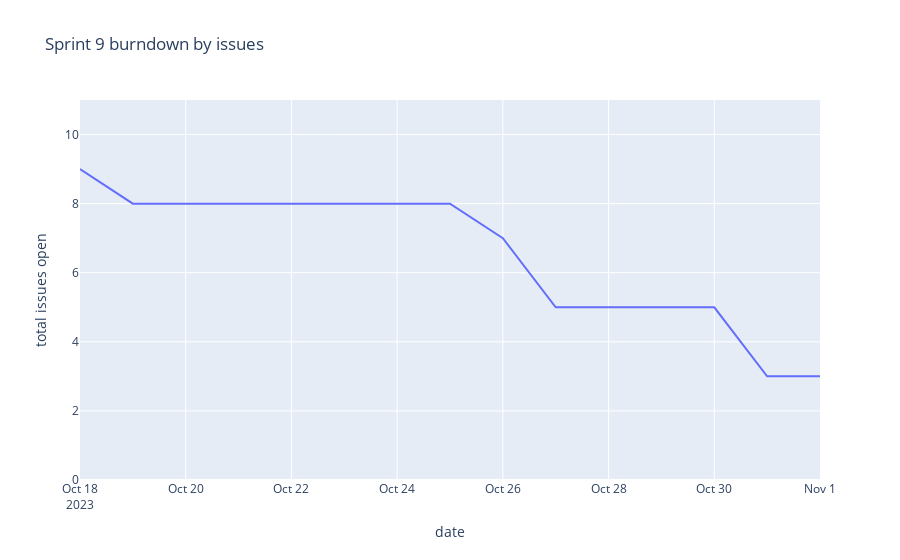

Notebook source saved alongside this figure:
### Code cell
burndown = SprintBurndown(sprint_data, "Sprint 9", unit=Unit.issues)
burndown.plot_results()

### Figure 1 — Plotly figure (JSON) as saved in the notebook; plotly's stock layout.template omitted (floating-point values rounded to 4 significant figures)
{"data": [{"hovertemplate": "date=%{x}<br>total issues open=%{y}<extra></extra>", "legendgroup": "", "line": {"color": "#636efa", "dash": "solid"}, "marker": {"symbol": "circle"}, "mode": "lines", "name": "", "orientation": "v", "showlegend": false, "type": "scatter", "x": ["2023-10-18T00:00:00+00:00", "2023-10-19T00:00:00+00:00", "2023-10-20T00:00:00+00:00", "2023-10-21T00:00:00+00:00", "2023-10-22T00:00:00+00:00", "2023-10-23T00:00:00+00:00", "2023-10-24T00:00:00+00:00", "2023-10-25T00:00:00+00:00", "2023-10-26T00:00:00+00:00", "2023-10-27T00:00:00+00:00", "2023-10-28T00:00:00+00:00", "2023-10-29T00:00:00+00:00", "2023-10-30T00:00:00+00:00", "2023-10-31T00:00:00+00:00", "2023-11-01T00:00:00+00:00"], "xaxis": "x", "y": [9, 8, 8, 8, 8, 8, 8, 8, 7, 5, 5, 5, 5, 3, 3], "yaxis": "y"}], "layout": {"legend": {"tracegroupgap": 0}, "title": {"text": "Sprint 9 burndown by issues"}, "xaxis": {"anchor": "y", "domain": [0, 1], "range": ["2023-10-18T00:00:00+00:00", "2023-11-01T00:00:00+00:00"], "title": {"text": "date"}}, "yaxis": {"anchor": "x", "domain": [0, 1], "range": [0, 11], "title": {"text": "total issues open"}}}}
